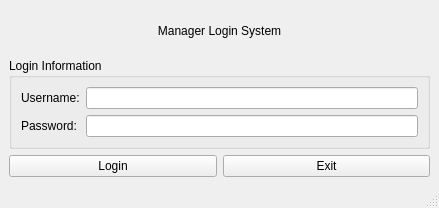
<?xml version="1.0" encoding="UTF-8"?>
<ui version="4.0">
 <class>LoginMainWindow</class>
 <widget class="QMainWindow" name="LoginMainWindow">
  <property name="geometry">
   <rect>
    <x>0</x>
    <y>0</y>
    <width>439</width>
    <height>208</height>
   </rect>
  </property>
  <property name="windowTitle">
   <string>Login System</string>
  </property>
  <widget class="QWidget" name="centralwidget">
   <layout class="QVBoxLayout" name="verticalLayoutMain">
    <item>
     <widget class="QLabel" name="labelTitle">
      <property name="styleSheet">
       <string>font: 16pt &quot;MS Shell Dlg 2&quot;;</string>
      </property>
      <property name="text">
       <string>Manager Login System</string>
      </property>
      <property name="alignment">
       <set>Qt::AlignCenter</set>
      </property>
     </widget>
    </item>
    <item>
     <widget class="QGroupBox" name="groupBoxLoginInfo">
      <property name="title">
       <string>Login Information</string>
      </property>
      <layout class="QFormLayout" name="formLayoutLogin">
       <item row="0" column="0">
        <widget class="QLabel" name="labelUsername">
         <property name="text">
          <string>Username:</string>
         </property>
        </widget>
       </item>
       <item row="0" column="1">
        <widget class="QLineEdit" name="lineEditUsername"/>
       </item>
       <item row="1" column="0">
        <widget class="QLabel" name="labelPassword">
         <property name="text">
          <string>Password:</string>
         </property>
        </widget>
       </item>
       <item row="1" column="1">
        <widget class="QLineEdit" name="lineEditPassword">
         <property name="echoMode">
          <enum>QLineEdit::Password</enum>
         </property>
        </widget>
       </item>
      </layout>
     </widget>
    </item>
    <item>
     <layout class="QHBoxLayout" name="horizontalLayoutButtons">
      <item>
       <widget class="QPushButton" name="pushButtonLogin">
        <property name="text">
         <string>Login</string>
        </property>
       </widget>
      </item>
      <item>
       <widget class="QPushButton" name="pushButtonExit">
        <property name="text">
         <string>Exit</string>
        </property>
       </widget>
      </item>
     </layout>
    </item>
   </layout>
  </widget>
  <widget class="QMenuBar" name="menubar">
   <property name="geometry">
    <rect>
     <x>0</x>
     <y>0</y>
     <width>439</width>
     <height>21</height>
    </rect>
   </property>
  </widget>
  <widget class="QStatusBar" name="statusbar"/>
 </widget>
 <resources/>
 <connections>
  <connection>
   <sender>pushButtonExit</sender>
   <signal>clicked()</signal>
   <receiver>LoginMainWindow</receiver>
   <slot>close()</slot>
   <hints>
    <hint type="sourcelabel">
     <x>312</x>
     <y>236</y>
    </hint>
    <hint type="destinationlabel">
     <x>209</x>
     <y>149</y>
    </hint>
   </hints>
  </connection>
 </connections>
</ui>
